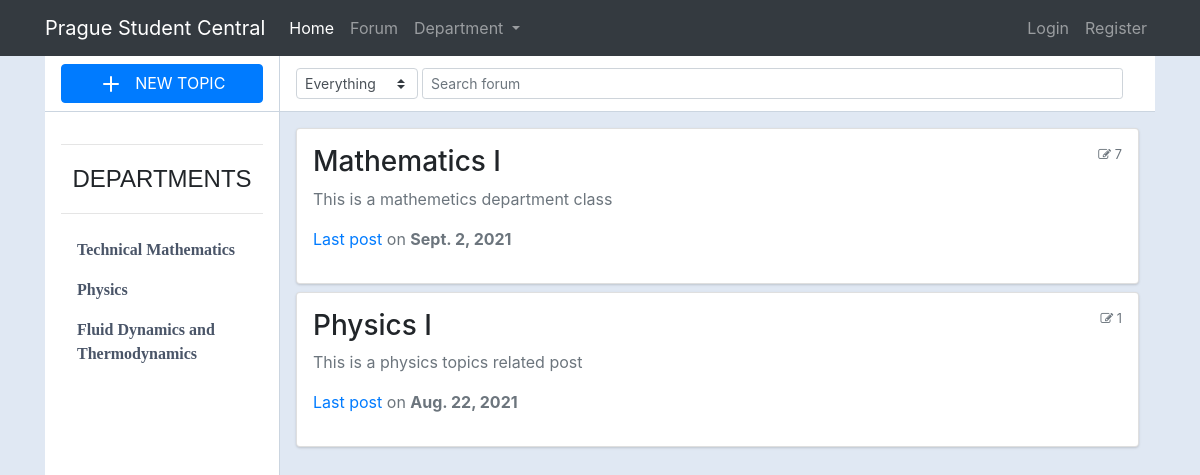
The page / on the database its author committed.
### main/models.py (models this page shows, shortened)
class CategoryDept(models.Model):
    title = models.CharField(max_length=50)
    slug = models.SlugField(max_length=400, unique=True, blank=True)
    description = models.TextField(default="description")
    def get_absolute_url(self):
        return reverse('forum:dept_filter', args=[self.id])

class Category(models.Model):
    title = models.CharField(max_length=50)
    slug = models.SlugField(max_length=400, unique=True, blank=True)
    description = models.TextField(default="description")
    deptartment = models.ForeignKey(CategoryDept, on_delete=models.CASCADE)
    class Meta:
        verbose_name_plural = "categories"
    def get_url(self):
        return reverse("forum:posts", kwargs={
            "slug":self.slug
        })
    @property
    def num_posts(self):
        return Post.objects.filter(categories=self).count()
    @property
    def last_post(self):
        return Post.objects.filter(categories=self).latest("date")

class Post(models.Model):
    title = models.CharField(max_length=400)
    slug = models.SlugField(max_length=400, unique=True, blank=True)
    user = models.ForeignKey(Author, on_delete=models.CASCADE)
    content = HTMLField()
    categories = models.ForeignKey(Category, on_delete=models.CASCADE, default=1)
    date = models.DateTimeField(auto_now_add=True)
    approved = models.BooleanField(default=False)
    hit_count_generic = GenericRelation(HitCount, object_id_field='object_pk',
        related_query_name='hit_count_generic_relation'
    )
    tags = TaggableManager()
    comments = models.ManyToManyField(Comment, blank=True)
    def get_url(self):
        return reverse("forum:detail", kwargs={
            "slug":self.slug
        })

### main/views.py (the view)
# urls.py: path("", department_subjects, name="home"),
def department_subjects(request):
    forums = Category.objects.all()
    context = {
        "forums":forums,
    }
    return render(request, "screens/department_subjects.html", context)

### main/context_processors.py (called while the page is built, shortened)
def search_function(request):
    search_context = {}
    topic = Category.objects.all()
    return search_context

def list_department_function(request):
    dept_context = {
        "departments": CategoryDept.objects.all()
    }
    return dept_context

### templates/screens/department_subjects.html (shortened to what this page needs)
{% extends 'root.html' %}
{% block content %}
    <div class="container">
        <div class="main-body p-0">
            <div class="inner-wrapper">
                {% include 'components/sidebar.html' %}
                <div class="inner-main">
                    <form action="{% url 'forum:search_topic' %}" role="form" method="GET">
                    <div class="inner-main-header">
                        <select class="custom-select custom-select-sm w-auto mr-1">
                            <option value="Everything">Everything</option>
                        </select>
                        <input type="text" name="q" class="form-control form-control-sm bg-gray-200 border-gray-200 shadow-none mb-4 mt-4" placeholder="Search forum" />
                    </div>
                    </form>
                    <div class="inner-main-body p-2 p-sm-3 collapse forum-content show">
                        {% for forum in forums %}
                        <div class="card mb-2">
                            <div class="card-body p-2 p-sm-3">
                                <div class="media forum-item">
                                    <div class="media-body">
                                        <h3><a data-toggle="collapse" data-target=".forum-content" class="text-body" href="{{forum.get_url}}">{{forum.title}}</a></h3>
                                        <p class="text-secondary">{{forum.description}}</p>
                                        {% if forum.num_posts == 0 %}
                                            <p><strong>No post yet... </strong></p>
                                        {% else %}
                                            <p class="text-muted"><a href="{{forum.last_post.get_url}}">Last post</a> on <span class="text-secondary font-weight-bold">{{forum.last_post.date|date}}</span></p>
                                        {% endif %}
                                    </div>
                                    <div class="text-muted small text-center align-self-top">
                                        <span class="d-none d-sm-inline-block"><i class="fa fa-pencil-square-o"  aria-hidden="true"></i> {{forum.num_posts}}</span>
                                    </div>
                                </div>
                            </div>
                        </div>
                        {% endfor %}
                    </div>
                </div>
            </div>
        </div>
    </div>
{% endblock %}

### templates/root.html (shortened to what this page needs)
{% load static %}
{% load bootstrap4 %}
<!doctype html>
<html lang="en">
  <head>
    <link rel="stylesheet" href="{% static 'screens2.css' %}">
    <link rel="stylesheet" href="https://cdnjs.cloudflare.com/ajax/libs/font-awesome/4.7.0/css/font-awesome.min.css">
    <link rel="stylesheet" href="https://stackpath.bootstrapcdn.com/bootstrap/4.1.3/css/bootstrap.min.css">
    <link rel="stylesheet" href="https://cdn.jsdelivr.net/npm/bootstrap@4.6.0/dist/css/bootstrap.min.css">
  </head>
  <body style="background-color: rgb(224, 232, 243);">
    {% include 'components/navbar.html' %}
    {% block content %}{% endblock %}
  </body>
</html>

### templates/components/navbar.html (shortened to what this page needs)
<nav class="navbar navbar-expand-lg navbar-dark bg-dark">
  <div class="container">
    <a class="navbar-brand" href="">Prague Student Central</a>
    <div class="collapse navbar-collapse" id="navbarSupportedContent">
      <ul class="navbar-nav me-auto mb-2 mb-lg-0">
        <li class="nav-item">
          <a class="nav-link active" aria-current="page" href="{% url 'forum:home' %}">Home</a>
        </li>
        <li class="nav-item">
          <a class="nav-link" href="{% url 'forum:post_all' %}">Forum</a>
        </li>
        <li class="nav-item dropdown">
          <a class="nav-link dropdown-toggle" href="#" id="navbarDropdown" role="button" data-bs-toggle="dropdown" aria-expanded="false">
            Department
          </a>
        </li>
      </ul>
      <ul class="navbar-nav ml-auto">
        {% if user.is_authenticated %}
          <li><a class="nav-item nav-link" href="{% url 'user:profile' %}">Profile</a></li>
          <li><a class="nav-item nav-link" href="{% url 'user:logout' %}">Logout</a></li>
        {% else %}
          <li><a class="nav-item nav-link" href="{% url 'user:login' %}">Login</a></li>
          <li><a class="nav-item nav-link" href="{% url 'user:register' %}">Register</a></li>
        {% endif %}
      </ul>
    </div>
  </div>
</nav>

### templates/components/sidebar.html (shortened to what this page needs)
<div class="inner-sidebar">
    {% if posts %}
        {% include 'components/sidebar_inner_new_post.html' %}
    {% elif post %}
        {% include 'components/sidebar_inner_new_post.html' %}
    {% else %}
        {% include 'components/sidebar_inner_new_subject.html' %}
    {% endif %}
    <div class="inner-sidebar-body p-0">
        <div class="p-3 h-100" data-simplebar="init">
            <div class="simplebar-wrapper" style="margin: -16px;">
                <div class="simplebar-mask">
                    <div class="simplebar-offset" style="right: 0px; bottom: 0px;">
                        <div class="simplebar-content-wrapper" style="height: 100%; overflow: hidden scroll;">
                            <div class="simplebar-content" style="padding: 16px;">
                                <hr>
                                <p style="font-family:'Gill Sans', sans-serif ;font-size: 1.5rem;text-align: center;">DEPARTMENTS</p>
                                <hr>
                                <nav class="nav nav-pills nav-gap-y-1 flex-column">
                                    {% for dept in departments %}
                                    <a href="{% url 'forum:dept_filter' dept.id %}" class="nav-link nav-link-faded has-icon"
                                        style="font-weight: bold;font-family: Georgia, 'Times New Roman', Times, serif;">
                                        {{ dept.title }}
                                    </a>
                                    {% endfor %}
                                </nav>
                            </div>
                        </div>
                    </div>
                </div>
                <div class="simplebar-placeholder" style="width: 234px; height: 292px;"></div>
            </div>
        </div>
    </div>
</div>

### templates/components/sidebar_inner_new_subject.html
<div class="inner-sidebar-header justify-content-center">
    <a href="{% url 'forum:create_subject' %}" class="btn btn-primary has-icon btn-block" type="button" data-toggle="modal" data-target="#threadModal">
        <svg xmlns="http://www.w3.org/2000/svg" width="24" height="24" viewBox="0 0 24 24" fill="none" stroke="currentColor" stroke-width="2" stroke-linecap="round" stroke-linejoin="round" class="feather feather-plus mr-2">
            <line x1="12" y1="5" x2="12" y2="19"></line>
            <line x1="5" y1="12" x2="19" y2="12"></line>
        </svg>
        NEW TOPIC
    </a>
</div>

### static/screens2.css (style rules this page uses)
body { margin-top:20px; color: #1a202c; text-align: left; background-color: #e2e8f0; }
.inner-wrapper { position: relative; height: calc(100vh - 3.5rem); transition: transform 0.3s; }
.inner-main, .inner-sidebar { position: absolute; top: 0; bottom: 0; display: flex; flex-direction: column; }
.inner-sidebar { left: 0; width: 235px; border-right: 1px solid #cbd5e0; background-color: #fff; z-index: 1; }
.inner-main { right: 0; left: 235px; }
.inner-main-footer, .inner-main-header, .inner-sidebar-footer, .inner-sidebar-header { height: 3.5rem; border-bottom: 1px solid #cbd5e0; display: flex; align-items: center; padding: 0 1rem; flex-shrink: 0; }
.inner-main-body, .inner-sidebar-body { padding: 1rem; overflow-y: auto; position: relative; flex: 1 1 auto; }
.inner-main-footer, .inner-main-header { background-color: #fff; }
.nav-link.has-icon { display: flex; align-items: center; }
.nav-link.active { color: #467bcb; }
.nav-pills .nav-link { border-radius: .25rem; }
.nav-link { color: #4a5568; }
.card { box-shadow: 0 1px 3px 0 rgba(0,0,0,.1), 0 1px 2px 0 rgba(0,0,0,.06); }
.card { position: relative; display: flex; flex-direction: column; min-width: 0; word-wrap: break-word; background-color: #fff; background-clip: border-box; border: 0 solid rgba(0,0,0,.125); border-radius: .25rem; }
.card-body { flex: 1 1 auto; min-height: 1px; padding: 1rem; }
.text-muted, a.text-muted:hover, a.text-muted:focus { color: #acacac; }

### rows shown on the page
CategoryDept: title "Technical Mathematics"
CategoryDept: title "Physics"
CategoryDept: title "Fluid Dynamics and Thermodynamics"
Category: title "Mathematics I", description "This is a mathemetics department class", last_post "Sept. 2, 2021", num_posts "7"
Category: title "Physics I", description "This is a physics topics related post", last_post "Aug. 22, 2021", num_posts "1"
